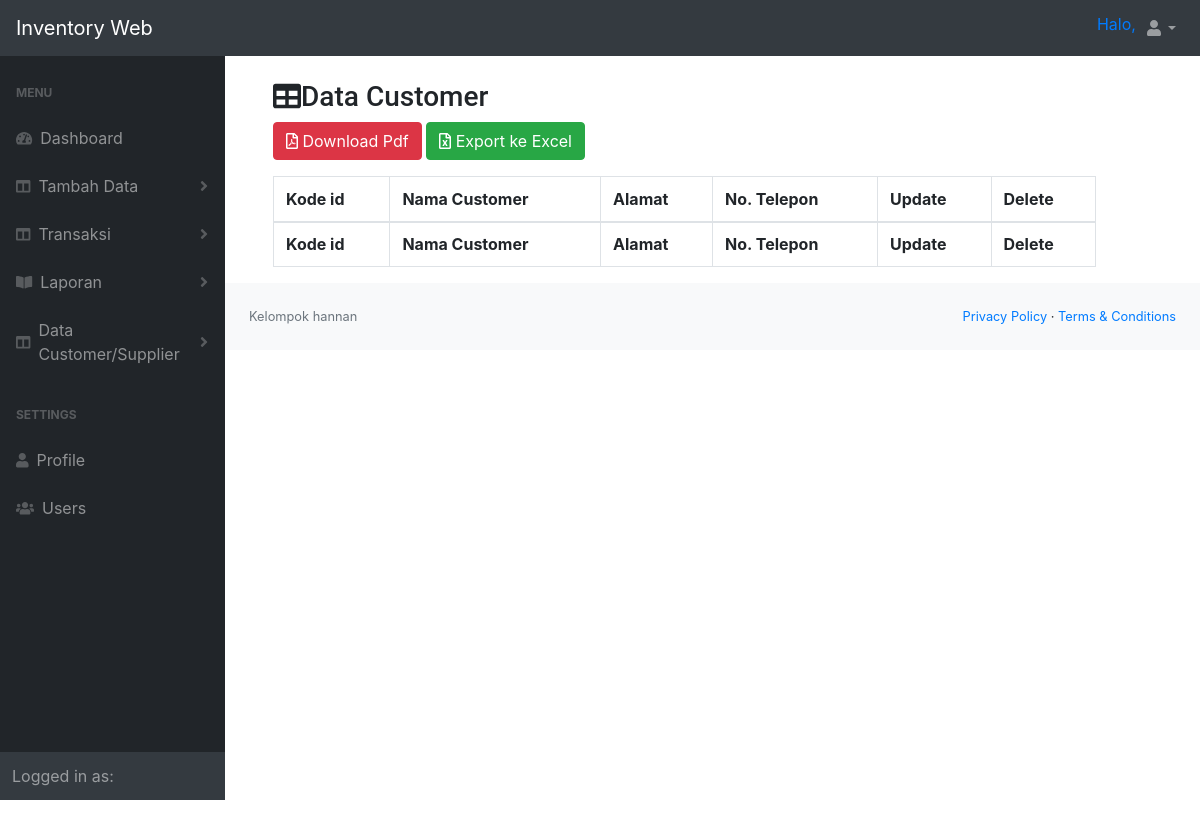
The app's page /index.php/beranda/datacustomer, older data.
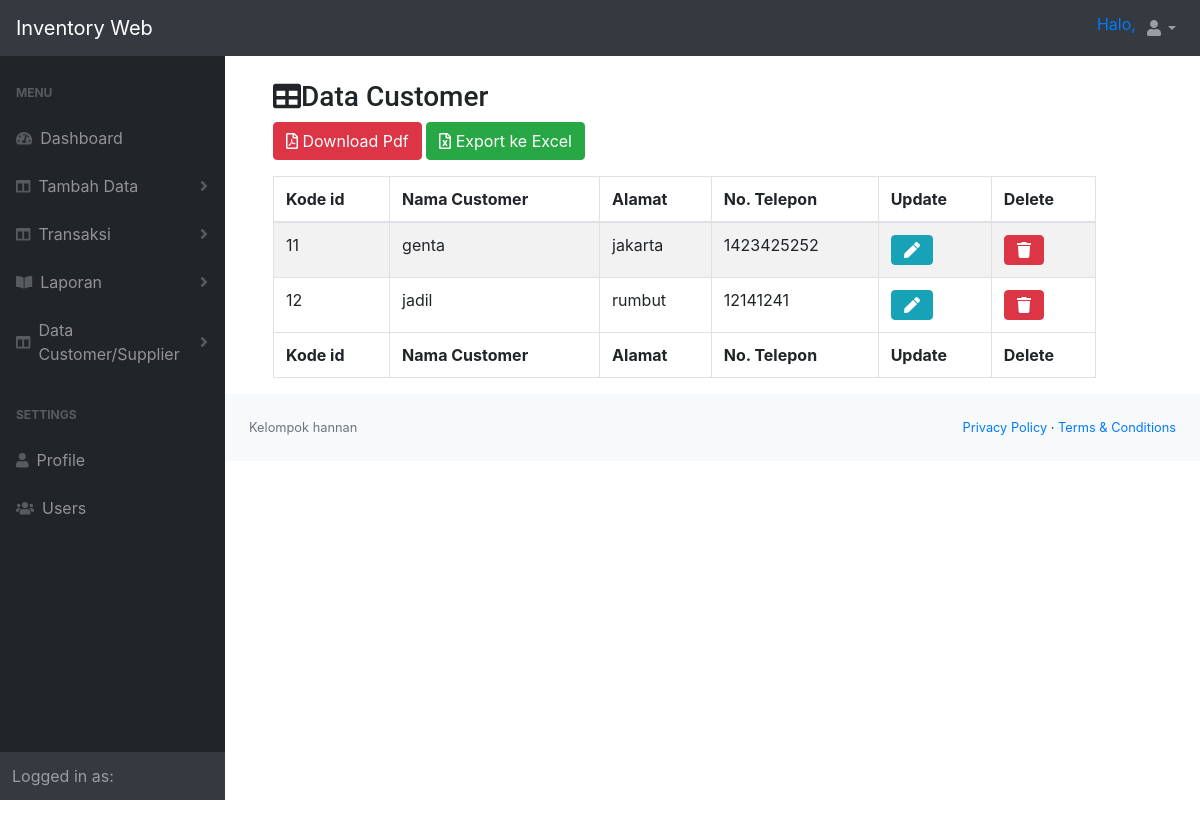
The same page, newer data.
### tables this page shows
CREATE TABLE `datacustomer` (
  `id` int(11) NOT NULL,
  `namacustomer` varchar(100) NOT NULL,
  `alamat` varchar(200) NOT NULL,
  `telepon` varchar(15) NOT NULL
);

### application/controllers/Beranda.php (called while the page is built, shortened)
<?php
class Beranda extends CI_Controller
{
  public function datacustomer()
  {
    $this->load->model('M_admin');
    $data = array(
      'list_data' => $this->M_admin->select('datacustomer')
    );
    $this->load->view('datacustomer', $data);
  }
}

### index.php (called while the page is built, shortened)
<?php
require_once BASEPATH.'core/CodeIgniter.php';

### application/models/M_admin.php (called while the page is built, shortened)
<?php
class M_admin extends CI_Model
{
  public function select($tabel)
  {
    $query = $this->db->get($tabel);
    return $query->result();
  }
}
?>

### application/views/datacustomer.php (the view, shortened to what this page needs)
<div id="layoutSidenav_content">
    <main>
        <div class="content-wrapper">
            <div class="row">
                <div class="col-md-12">
                    <div class="container">
                        <div class="box box-primary" style="width:94%;">
                            <div class="container">
                                <div class="box-body">
                                    <h3 class="box-title"><i class="fa fa-table" aria-hidden="true"></i>Data Customer</h3>
                                </div>
                                <a href="<?= base_url('laporan/laporan_customer_pdf'); ?>" class="btn btn-danger mb-3"><i class="far fa-file-pdf"></i> Download Pdf</a>
                                <a href="<?= base_url('laporan/export_data_customer'); ?>" class="btn btn-success mb-3"><i class="far fa-file-excel"></i> Export ke Excel</a>
                                <table id="example1" class="table table-bordered table-striped">
                                    <thead>
                                        <tr>
                                            <th>Kode id</th>
                                            <th>Nama Customer</th>
                                            <th>Alamat</th>
                                            <th>No. Telepon</th>
                                            <th>Update</th>
                                            <th>Delete</th>
                                        </tr>
                                    </thead>
                                    <tbody>
                                        <tr>
                                            <?php if (is_array($list_data)) { ?>
                                                <?php foreach ($list_data as $dd) : ?>
                                                    <td><?= $dd->id; ?></td>
                                                    <td><?= $dd->namacustomer; ?></td>
                                                    <td><?= $dd->alamat; ?></td>
                                                    <td><?= $dd->telepon; ?></td>
                                                    <td><a type="button" data-toggle="modal" class="btn btn-info" data-target="#modalkode" data-id="<?php echo $dd->id; ?>" data-namacustomer="<?php echo $dd->namacustomer; ?>" data-alamat="<?php echo $dd->alamat; ?>" data-telepon="<?php echo $dd->telepon; ?>" id="buttonupdate" style="margin:auto;height:20%"><i class="fa fa-solid fa-pen" aria-hidden="true"></i></a></td>
                                                    <td><a type="button" class="btn btn-danger btn-delete" href="<?= base_url('beranda/delete_customer/' . $dd->id) ?>" id="buttondelete" style="margin:auto;height:20%"><i class="fa fa-trash" aria-hidden="true"></i></a></td>
                                        </tr>
                                    <?php endforeach; ?>
                                <?php } else { ?>
                                    <td colspan="7" align="center"><strong>Data Kosong</strong></td>
                                <?php } ?>
                                    </tbody>
                                    <tfoot>
                                        <tr>
                                            <th>Kode id</th>
                                            <th>Nama Customer</th>
                                            <th>Alamat</th>
                                            <th>No. Telepon</th>
                                            <th>Update</th>
                                            <th>Delete</th>
                                        </tr>
                                    </tfoot>
                                </table>
                            </div>
                        </div>
                    </div>
                            </body>
                            </html>

Row changes from the older to the newer data that the page shows:
added datacustomer: id "11", namacustomer "genta", alamat "jakarta", telepon "1423425252"
added datacustomer: id "12", namacustomer "jadil", alamat "rumbut", telepon "12141241"
